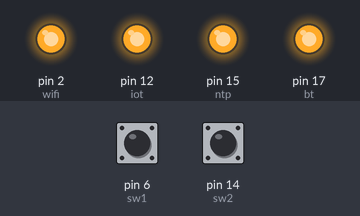
Bench run of a sketch on a simulated Arduino Uno, built with avr-gcc and run on an emulated ATmega328P. Shown: output pins drawn as LEDs (lit = HIGH). The inputs (shaded band) are chosen by the test bench; at power-on: pin 6 (sw1) HIGH, pin 14 (sw2) HIGH.

Above: at 1.2 s.
1.3 s: pin 6 (sw1) pulled LOW for 0.15 s
At 1.9 s:
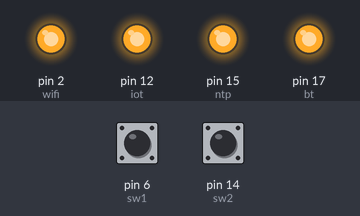
3.0 s: pin 14 (sw2) pulled LOW for 0.15 s
At 3.1 s:
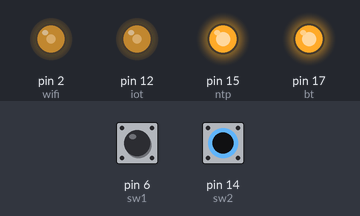
4.7 s: pin 6 (sw1) pulled LOW for 1 s
At 5.3 s:
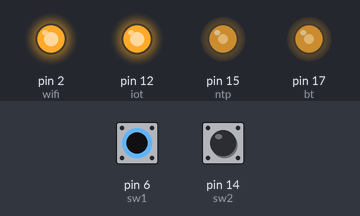
7.2 s: pin 6 (sw1) pulled LOW for 3.2 s
At 11.4 s:
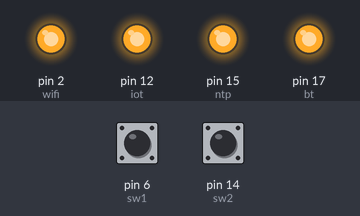
11.9 s: pin 14 (sw2) pulled LOW for 1 s
At 12.5 s:
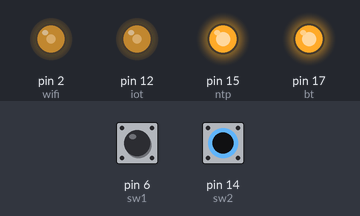
14.4 s: pin 14 (sw2) pulled LOW for 3.2 s
At 18.0 s:
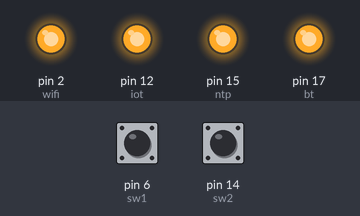
Timing chart, 0 to 19.5 s (numbered marks = the images above; inputs shaded):
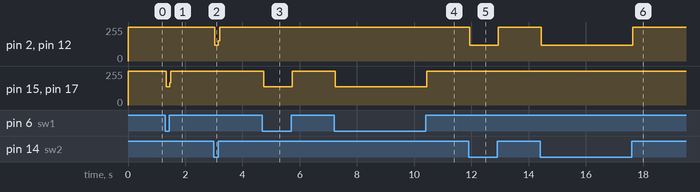

The sketch:

FNSwmotor.ino
```cpp
int iot = 12;
int ntp = 15;
int bt = 17;
int wifi = 2;
int sw2 = 14;
int sw1 = 6;

void setup(){
  pinMode(iot,OUTPUT);
  pinMode(ntp,OUTPUT);
  pinMode(wifi,OUTPUT);
  pinMode(bt,OUTPUT);
  pinMode(sw1,INPUT_PULLUP);
  pinMode(sw2,INPUT_PULLUP);
}

void forward(){ //0101
   digitalWrite(bt,LOW);
   digitalWrite(wifi,HIGH);
   digitalWrite(ntp,LOW);
   digitalWrite(iot,HIGH);
}

void backward(){ //1010
   digitalWrite(bt,HIGH);
   digitalWrite(wifi,LOW);
   digitalWrite(ntp,HIGH);
   digitalWrite(iot,LOW);
}

void right(){ //1001
   digitalWrite(bt,HIGH);
   digitalWrite(wifi,LOW);
   digitalWrite(ntp,LOW);
   digitalWrite(iot,HIGH);
}

void left(){ //0110
   digitalWrite(bt,LOW);
   digitalWrite(wifi,HIGH);
   digitalWrite(ntp,HIGH);
   digitalWrite(iot,LOW);
}

void stopp(){ //1111
   digitalWrite(bt,HIGH);
   digitalWrite(wifi,HIGH);
   digitalWrite(ntp,HIGH);
   digitalWrite(iot,HIGH);
}

void loop(){

  if(digitalRead(sw1)==LOW)
  {
    forward();
  }else{
    stopp();
  }

  if(digitalRead(sw2) ==LOW)
  {
    backward();
  }else{
    stopp();
  }
}
```

Measured:
- after the input at 1.3 s, pin 15 (ntp), pin 17 (bt): 255/255 → 137/255 at once, → 255/255 0.12 s later
- after the input at 3.0 s, pin 2 (wifi), pin 12 (iot): 255/255 → 118/255 at once, → 255/255 0.12 s later
- after the input at 4.7 s, pin 15 (ntp), pin 17 (bt): 255/255 → 137/255 at once, → 255/255 1.0 s later
- after the input at 7.2 s, pin 15 (ntp), pin 17 (bt): 255/255 → 137/255 at once, → 255/255 3.2 s later
- after the input at 11.9 s, pin 2 (wifi), pin 12 (iot): 255/255 → 118/255 at once, → 255/255 1.0 s later
- after the input at 14.4 s, pin 2 (wifi), pin 12 (iot): 255/255 → 118/255 at once, → 255/255 3.2 s later
